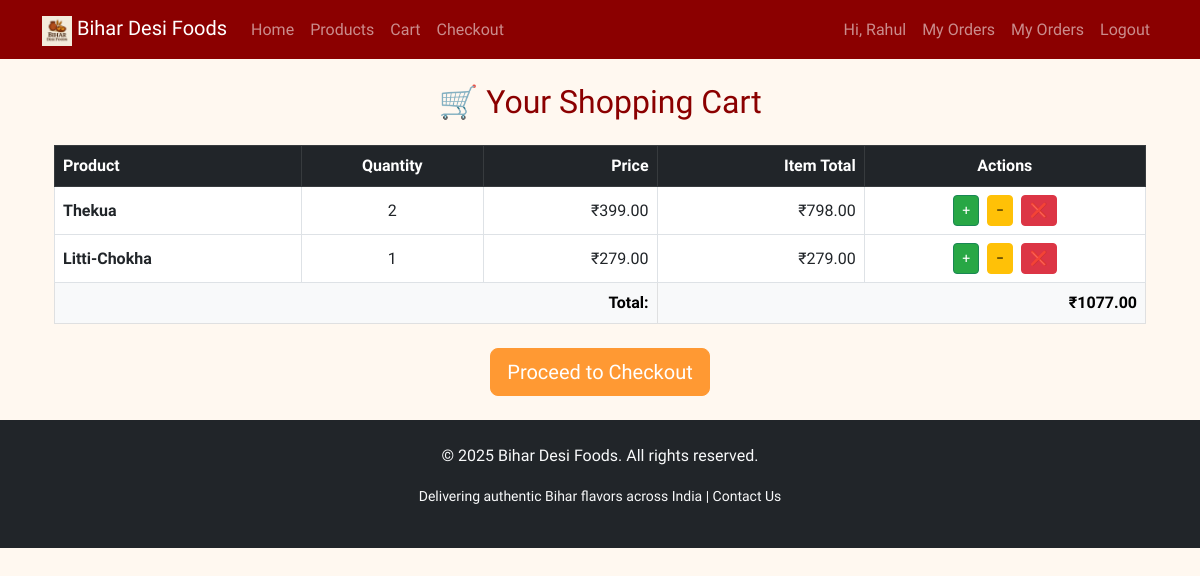
The app's page /cart/ (signed in) with its own data.
### core/models.py (models this page shows, shortened)
class Product(models.Model):
    name = models.CharField(max_length=200)
    description = models.TextField()
    price = models.DecimalField(max_digits=8, decimal_places=2)  # Original price
    offer_price = models.DecimalField(max_digits=8, decimal_places=2, null=True, blank=True)  # Discounted price
    image = models.ImageField(upload_to='products/')
    available = models.BooleanField(default=True)
    category = models.ForeignKey('Category', on_delete=models.SET_NULL, null=True, blank=True)
    stock = models.PositiveIntegerField(default=10)

### core/views.py (the view, shortened to what this page needs)
# urls.py: path('cart/', views.cart_view, name='cart'),
@login_required
def cart_view(request):
    item_list = []
    total = 0
    if request.user.is_authenticated:
        cart, _ = Cart.objects.get_or_create(user=request.user)
        items = cart.items.all()
        for item in items:
            item_total = item.product.price * item.quantity
            total += item_total
            item_list.append({
                'product': item.product,
                'quantity': item.quantity,
                'item_total': item_total,
            })
    context = {
        'items': item_list,
        'total': total,
    }
    return render(request, 'core/cart.html', context)

### core/templates/core/cart.html (shortened to what this page needs)
{% extends 'base.html' %}
{% block content %}
<div class="container mt-4">
    <h2 class="mb-4 text-center">🛒 Your Shopping Cart</h2>
    {% if items %}
    <table class="table table-bordered align-middle">
        <thead class="table-dark">
            <tr>
                <th>Product</th>
                <th class="text-center">Quantity</th>
                <th class="text-end">Price</th>
                <th class="text-end">Item Total</th>
                <th class="text-center">Actions</th>
            </tr>
        </thead>
        <tbody>
            {% for item in items %}
            <tr id="row-{{ item.product.id }}">
                <td><strong>{{ item.product.name }}</strong></td>
                <td class="text-center" id="qty-{{ item.product.id }}">{{ item.quantity }}</td>
                <td class="text-end">₹{{ item.product.price }}</td>
                <td class="text-end" id="itemtotal-{{ item.product.id }}">₹{{ item.item_total }}</td>
                <td class="text-center">
                    <button class="btn btn-sm btn-success me-1 btn-increase" data-id="{{ item.product.id }}">+</button>
                    <button class="btn btn-sm btn-warning me-1 btn-decrease" data-id="{{ item.product.id }}">−</button>
                    <button class="btn btn-sm btn-danger btn-remove" data-id="{{ item.product.id }}">❌</button>
                </td>
            </tr>
            {% endfor %}
        </tbody>
        <tfoot>
            <tr class="table-light">
                <td colspan="3" class="text-end"><strong>Total:</strong></td>
                <td class="text-end" colspan="2"><strong><span id="cart-total">₹{{ total }}</span></strong></td>
            </tr>
        </tfoot>
    </table>
    <div class="text-center mt-4">
        <a href="{% url 'checkout' %}" class="btn btn-primary btn-lg">Proceed to Checkout</a>
    </div>
    {% else %}
    <div class="alert alert-info text-center">
        Your cart is empty. <a href="{% url 'product_list' %}">Start shopping now!</a>
    </div>
    {% endif %}
</div>
{% endblock %}

### core/templates/base.html (shortened to what this page needs)
{% load static %}
<!DOCTYPE html>
<html lang="en">
<head>
    <link rel="stylesheet" href="{% static 'css/style.css' %}">
    <link href="https://cdn.jsdelivr.net/npm/bootstrap@5.3.0/dist/css/bootstrap.min.css" rel="stylesheet">
    <link href="https://cdn.jsdelivr.net/npm/bootstrap@5.3.0/dist/css/bootstrap.min.css" rel="stylesheet">
    <link rel="stylesheet" href="{% static 'css/style.css' %}">
</head>
<body>
<nav class="navbar navbar-expand-lg navbar-dark bg-dark">
    <div class="container">
        <a class="navbar-brand" href="{% url 'home' %}">
    <img src="{% static 'images/bihar_desi_food.png' %}" alt="Logo" height="30" class="d-inline-block align-text-top">
    Bihar Desi Foods
</a>
        <div class="collapse navbar-collapse" id="navbarNav">
            <ul class="navbar-nav me-auto">
                <li class="nav-item">
                    <a class="nav-link" href="{% url 'home' %}">Home</a>
                </li>
                <li class="nav-item">
                    <a class="nav-link" href="{% url 'product_list' %}">Products</a>
                </li>
                <li class="nav-item">
                    <a href="{% url 'cart_view' %}" class="nav-link">Cart</a>
                </li>
                <li class="nav-item">
                    <a class="nav-link" href="{% url 'checkout' %}">Checkout</a>
                </li>
            </ul>
            <ul class="navbar-nav ms-auto">
                {% if user.is_authenticated %}
                    <li class="nav-item">
                        <a class="nav-link" href="#">Hi, {{ user.username }}</a>
                    </li>
                    <li class="nav-item">
                        <a class="nav-link" href="{% url 'my_orders' %}">My Orders</a>
                    </li>
                    <li class="nav-item">
                        <a class="nav-link" href="{% url 'my_orders' %}">My Orders</a>
                    </li>
                    <li class="nav-item">
                        <a class="nav-link" href="{% url 'logout' %}">Logout</a>
                    </li>
                {% endif %}
            </ul>
        </div>
    </div>
</nav>
    <main class="container my-4">
        {% block content %}
        {% endblock %}
    </main>
    <footer class="bg-dark text-light py-4">
        <div class="container text-center">
            <p>&copy; 2025 Bihar Desi Foods. All rights reserved.</p>
            <p>
                <small>
                    Delivering authentic Bihar flavors across India |
                    <a href="/contact" class="text-decoration-none text-light">Contact Us</a>
                </small>
            </p>
        </div>
    </footer>
</body>
</html>

### core/static/css/style.css (style rules this page uses)
body { background-color: #fff8f0; }
.navbar-dark.bg-dark { background-color: #8B0000 !important; }
.btn-primary { background-color: #FF9933; border-color: #FF9933; }
.btn-success { background-color: #28a745; }
h2 { color: #8B0000; font-family: 'Georgia', serif; }
body { font-family: 'Georgia', serif; }

### records on screen
Product: product.name "Thekua", quantity "2", product.price "399.00", item_total "798.00"
Product: product.name "Litti-Chokha", quantity "1", product.price "279.00", item_total "279.00"

### other values on screen
{{ user.username }} "Rahul"
{{ total }} "1077.00"
